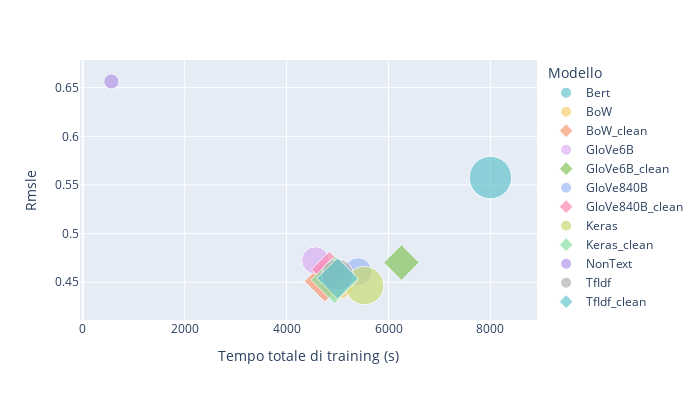

Notebook code cell kept with this figure:
### Code cell
fig = px.scatter(df, x="tottime", y="rmsle", size='etime_log2',
                 text=None, color="model", width=700, height=400,
                 log_x=False, log_y=False, size_max=30,
                 labels={
                     "tottime": "Tempo totale di training (s)",
                     "rmsle": "Rmsle",
                     "model": "Modello"
                 },
                 #title="Rmsle in funzione del Tempo totale di training. La dimensione corrisponde alla durata di una singola epoca"
                 color_discrete_sequence=px.colors.qualitative.Pastel
                )
#fig.update_layout(paper_bgcolor='rgba(0,0,0,0)',plot_bgcolor='rgba(0,0,0,0)')
#fig.update_traces(textposition='top center')
#fig.update_layout(showlegend=False)

# errore in funzione del tempo totale di train = nepochs*epochstime
# dimensione è il tempo della singola epoca

for i in fig['data']:
    if re.match('.*_clean$', i['name']):
        i['marker']['symbol'] = 'diamond'
    else:
        i['marker']['symbol'] = 'circle'
fig.show()

### Figure 1 — Plotly figure (JSON) as saved in the notebook; plotly's stock layout.template omitted (floating-point values rounded to 4 significant figures)
{"data": [{"hovertemplate": "Modello=Bert<br>Tempo totale di training (s)=%{x}<br>Rmsle=%{y}<br>etime_log2=%{marker.size}<extra></extra>", "legendgroup": "Bert", "marker": {"color": "rgb(102, 197, 204)", "size": [54.43], "sizemode": "area", "sizeref": 0.06048, "symbol": "circle"}, "mode": "markers", "name": "Bert", "orientation": "v", "showlegend": true, "type": "scatter", "x": [8000], "xaxis": "x", "y": [0.5576], "yaxis": "y"}, {"hovertemplate": "Modello=BoW<br>Tempo totale di training (s)=%{x}<br>Rmsle=%{y}<br>etime_log2=%{marker.size}<extra></extra>", "legendgroup": "BoW", "marker": {"color": "rgb(246, 207, 113)", "size": [30.49], "sizemode": "area", "sizeref": 0.06048, "symbol": "circle"}, "mode": "markers", "name": "BoW", "orientation": "v", "showlegend": true, "type": "scatter", "x": [5000], "xaxis": "x", "y": [0.4486], "yaxis": "y"}, {"hovertemplate": "Modello=BoW_clean<br>Tempo totale di training (s)=%{x}<br>Rmsle=%{y}<br>etime_log2=%{marker.size}<extra></extra>", "legendgroup": "BoW_clean", "marker": {"color": "rgb(248, 156, 116)", "size": [30.49], "sizemode": "area", "sizeref": 0.06048, "symbol": "diamond"}, "mode": "markers", "name": "BoW_clean", "orientation": "v", "showlegend": true, "type": "scatter", "x": [4750], "xaxis": "x", "y": [0.451], "yaxis": "y"}, {"hovertemplate": "Modello=GloVe6B<br>Tempo totale di training (s)=%{x}<br>Rmsle=%{y}<br>etime_log2=%{marker.size}<extra></extra>", "legendgroup": "GloVe6B", "marker": {"color": "rgb(220, 176, 242)", "size": [22.68], "sizemode": "area", "sizeref": 0.06048, "symbol": "circle"}, "mode": "markers", "name": "GloVe6B", "orientation": "v", "showlegend": true, "type": "scatter", "x": [4563], "xaxis": "x", "y": [0.4725], "yaxis": "y"}, {"hovertemplate": "Modello=GloVe6B_clean<br>Tempo totale di training (s)=%{x}<br>Rmsle=%{y}<br>etime_log2=%{marker.size}<extra></extra>", "legendgroup": "GloVe6B_clean", "marker": {"color": "rgb(135, 197, 95)", "size": [22.76], "sizemode": "area", "sizeref": 0.06048, "symbol": "diamond"}, "mode": "markers", "name": "GloVe6B_clean", "orientation": "v", "showlegend": true, "type": "scatter", "x": [6254], "xaxis": "x", "y": [0.4702], "yaxis": "y"}, {"hovertemplate": "Modello=GloVe840B<br>Tempo totale di training (s)=%{x}<br>Rmsle=%{y}<br>etime_log2=%{marker.size}<extra></extra>", "legendgroup": "GloVe840B", "marker": {"color": "rgb(158, 185, 243)", "size": [24.06], "sizemode": "area", "sizeref": 0.06048, "symbol": "circle"}, "mode": "markers", "name": "GloVe840B", "orientation": "v", "showlegend": true, "type": "scatter", "x": [5400], "xaxis": "x", "y": [0.4607], "yaxis": "y"}, {"hovertemplate": "Modello=GloVe840B_clean<br>Tempo totale di training (s)=%{x}<br>Rmsle=%{y}<br>etime_log2=%{marker.size}<extra></extra>", "legendgroup": "GloVe840B_clean", "marker": {"color": "rgb(254, 136, 177)", "size": [23.0], "sizemode": "area", "sizeref": 0.06048, "symbol": "diamond"}, "mode": "markers", "name": "GloVe840B_clean", "orientation": "v", "showlegend": true, "type": "scatter", "x": [4840], "xaxis": "x", "y": [0.4633], "yaxis": "y"}, {"hovertemplate": "Modello=Keras<br>Tempo totale di training (s)=%{x}<br>Rmsle=%{y}<br>etime_log2=%{marker.size}<extra></extra>", "legendgroup": "Keras", "marker": {"color": "rgb(201, 219, 116)", "size": [44.52], "sizemode": "area", "sizeref": 0.06048, "symbol": "circle"}, "mode": "markers", "name": "Keras", "orientation": "v", "showlegend": true, "type": "scatter", "x": [5530], "xaxis": "x", "y": [0.4466], "yaxis": "y"}, {"hovertemplate": "Modello=Keras_clean<br>Tempo totale di training (s)=%{x}<br>Rmsle=%{y}<br>etime_log2=%{marker.size}<extra></extra>", "legendgroup": "Keras_clean", "marker": {"color": "rgb(139, 224, 164)", "size": [39.79], "sizemode": "area", "sizeref": 0.06048, "symbol": "diamond"}, "mode": "markers", "name": "Keras_clean", "orientation": "v", "showlegend": true, "type": "scatter", "x": [4941], "xaxis": "x", "y": [0.4525], "yaxis": "y"}, {"hovertemplate": "Modello=NonText<br>Tempo totale di training (s)=%{x}<br>Rmsle=%{y}<br>etime_log2=%{marker.size}<extra></extra>", "legendgroup": "NonText", "marker": {"color": "rgb(180, 151, 231)", "size": [6.965], "sizemode": "area", "sizeref": 0.06048, "symbol": "circle"}, "mode": "markers", "name": "NonText", "orientation": "v", "showlegend": true, "type": "scatter", "x": [560], "xaxis": "x", "y": [0.6563], "yaxis": "y"}, {"hovertemplate": "Modello=TfIdf<br>Tempo totale di training (s)=%{x}<br>Rmsle=%{y}<br>etime_log2=%{marker.size}<extra></extra>", "legendgroup": "TfIdf", "marker": {"color": "rgb(179, 179, 179)", "size": [30.49], "sizemode": "area", "sizeref": 0.06048, "symbol": "circle"}, "mode": "markers", "name": "TfIdf", "orientation": "v", "showlegend": true, "type": "scatter", "x": [5000], "xaxis": "x", "y": [0.4576], "yaxis": "y"}, {"hovertemplate": "Modello=TfIdf_clean<br>Tempo totale di training (s)=%{x}<br>Rmsle=%{y}<br>etime_log2=%{marker.size}<extra></extra>", "legendgroup": "TfIdf_clean", "marker": {"color": "rgb(102, 197, 204)", "size": [30.49], "sizemode": "area", "sizeref": 0.06048, "symbol": "diamond"}, "mode": "markers", "name": "TfIdf_clean", "orientation": "v", "showlegend": true, "type": "scatter", "x": [5000], "xaxis": "x", "y": [0.454], "yaxis": "y"}], "layout": {"height": 400, "legend": {"itemsizing": "constant", "title": {"text": "Modello"}, "tracegroupgap": 0}, "margin": {"t": 60}, "width": 700, "xaxis": {"anchor": "y", "domain": [0, 1], "title": {"text": "Tempo totale di training (s)"}}, "yaxis": {"anchor": "x", "domain": [0, 1], "title": {"text": "Rmsle"}}}}
